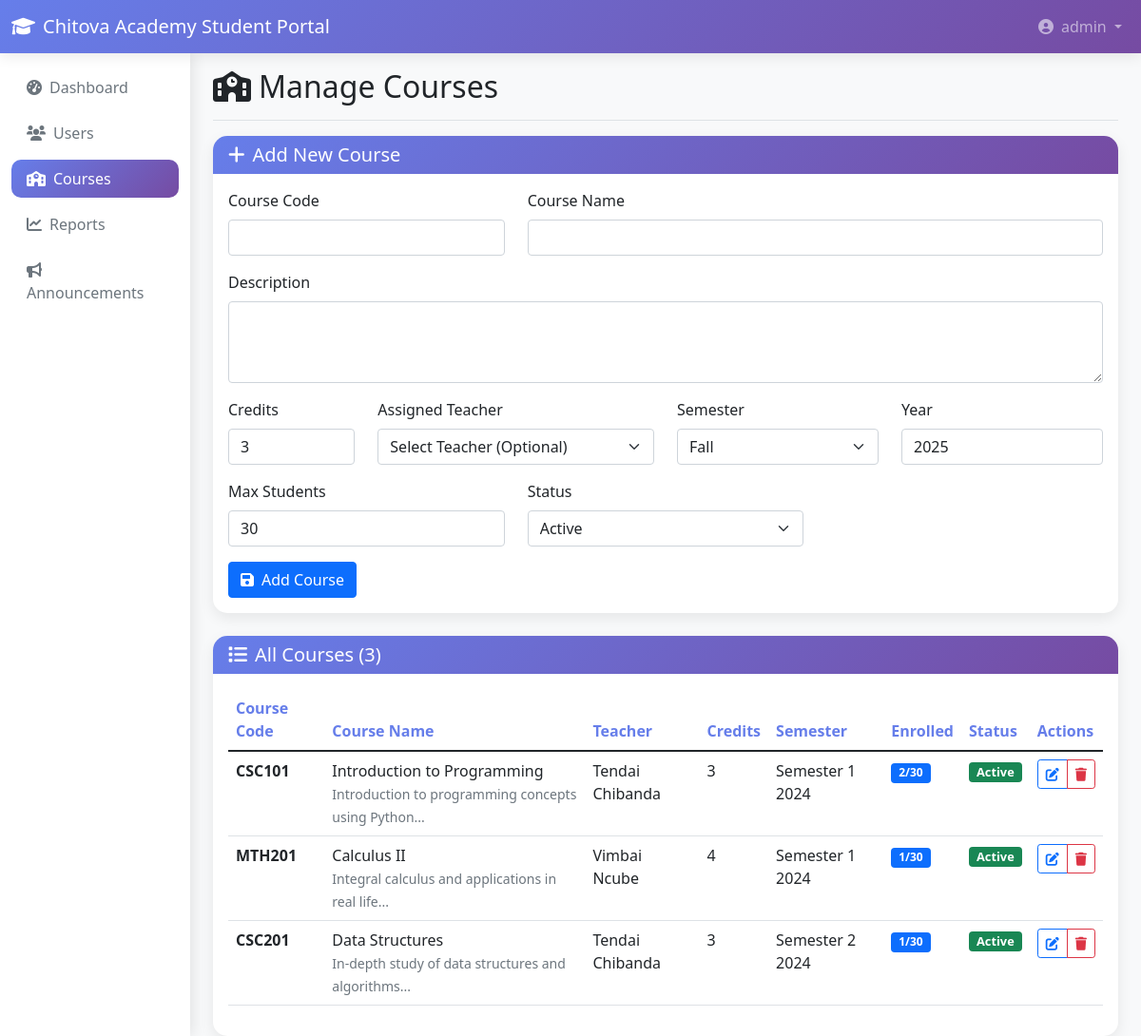
Page /manage-courses.php (signed in) on the committed database.
### tables this page shows
CREATE TABLE IF NOT EXISTS courses (
    id INT PRIMARY KEY AUTO_INCREMENT,
    course_code VARCHAR(20) UNIQUE NOT NULL,
    course_name VARCHAR(100) NOT NULL,
    description TEXT,
    credits INT NOT NULL DEFAULT 3,
    teacher_id INT,
    semester VARCHAR(20) NOT NULL,
    year INT NOT NULL,
    max_students INT DEFAULT 30,
    status ENUM('active', 'inactive') DEFAULT 'active',
    FOREIGN KEY (teacher_id) REFERENCES teachers(id) ON DELETE SET NULL
);

CREATE TABLE IF NOT EXISTS teachers (
    id INT PRIMARY KEY AUTO_INCREMENT,
    user_id INT NOT NULL,
    teacher_id VARCHAR(20) UNIQUE NOT NULL,
    first_name VARCHAR(50) NOT NULL,
    last_name VARCHAR(50) NOT NULL,
    department VARCHAR(100),
    phone VARCHAR(15),
    office_location VARCHAR(100),
    hire_date DATE NOT NULL,
    FOREIGN KEY (user_id) REFERENCES users(id) ON DELETE CASCADE
);

### manage-courses.php (the view, shortened to what this page needs)
<?php
require_once __DIR__ . '/../config.php';
$stmt = $pdo->prepare("
    SELECT c.*,
           t.first_name as teacher_first,
           t.last_name as teacher_last,
           COUNT(e.id) as enrolled_students
    FROM courses c
    LEFT JOIN teachers t ON c.teacher_id = t.id
    LEFT JOIN enrollments e ON (c.id = e.course_id AND e.status = 'enrolled')
    GROUP BY c.id
    ORDER BY c.year DESC, c.semester, c.course_code
");
$stmt->execute();
$courses = $stmt->fetchAll();
$editCourse = null;
?>
<!DOCTYPE html>
<html lang="en">
<head>
    <link href="https://cdn.jsdelivr.net/npm/bootstrap@5.1.3/dist/css/bootstrap.min.css" rel="stylesheet">
    <link href="https://cdnjs.cloudflare.com/ajax/libs/font-awesome/6.0.0/css/all.min.css" rel="stylesheet">
</head>
<body>
    <nav class="navbar navbar-expand-lg navbar-dark">
        <div class="container-fluid">
            <a class="navbar-brand" href="dashboard.php">
                <i class="fas fa-graduation-cap me-2"></i><?php echo APP_NAME; ?>
            </a>
            <div class="navbar-nav ms-auto">
                <div class="nav-item dropdown">
                    <a class="nav-link dropdown-toggle" href="#" id="navbarDropdown" role="button"
                       data-bs-toggle="dropdown" aria-expanded="false">
                        <i class="fas fa-user-circle me-2"></i><?php echo $_SESSION['username']; ?>
                    </a>
                </div>
            </div>
        </div>
    </nav>
    <div class="container-fluid">
        <div class="row">
            <nav class="col-md-2 sidebar">
                <div class="position-sticky pt-3">
                    <ul class="nav nav-pills flex-column mb-auto">
                        <li class="nav-item">
                            <a href="dashboard.php" class="nav-link">
                                <i class="fas fa-tachometer-alt me-2"></i>Dashboard
                            </a>
                        </li>
                        <li class="nav-item">
                            <a href="manage-users.php" class="nav-link">
                                <i class="fas fa-users me-2"></i>Users
                            </a>
                        </li>
                        <li class="nav-item">
                            <a href="manage-courses.php" class="nav-link active">
                                <i class="fas fa-school me-2"></i>Courses
                            </a>
                        </li>
                        <li class="nav-item">
                            <a href="reports.php" class="nav-link">
                                <i class="fas fa-chart-line me-2"></i>Reports
                            </a>
                        </li>
                        <li class="nav-item">
                            <a href="announcements.php" class="nav-link">
                                <i class="fas fa-bullhorn me-2"></i>Announcements
                            </a>
                        </li>
                    </ul>
                </div>
            </nav>
            <main class="col-md-10 ms-sm-auto px-md-4">
                <div class="pt-3 pb-2 mb-3 border-bottom">
                    <h1 class="h2">
                        <i class="fas fa-school me-2"></i>Manage Courses
                    </h1>
                </div>
                <div class="row mb-4">
                    <div class="col-12">
                        <div class="card dashboard-card">
                            <div class="card-header">
                                <h5 class="mb-0">
                                    <i class="fas fa-plus me-2"></i><?php echo $editCourse ? 'Edit Course' : 'Add New Course'; ?>
                                </h5>
                            </div>
                            <div class="card-body">
                                <form method="POST" action="">
                                    <div class="row">
                                        <div class="col-md-4 mb-3">
                                            <label for="course_code" class="form-label">Course Code</label>
                                            <input type="text" class="form-control" id="course_code" name="course_code"
                                                   value="<?php echo $editCourse ? $editCourse['course_code'] : ''; ?>" required>
                                        </div>
                                        <div class="col-md-8 mb-3">
                                            <label for="course_name" class="form-label">Course Name</label>
                                            <input type="text" class="form-control" id="course_name" name="course_name"
                                                   value="<?php echo $editCourse ? $editCourse['course_name'] : ''; ?>" required>
                                        </div>
                                    </div>
                                    <div class="mb-3">
                                        <label for="description" class="form-label">Description</label>
                                        <textarea class="form-control" id="description" name="description" rows="3"><?php echo $editCourse ? $editCourse['description'] : ''; ?></textarea>
                                    </div>
                                    <div class="row">
                                        <div class="col-md-2 mb-3">
                                            <label for="credits" class="form-label">Credits</label>
                                            <input type="number" class="form-control" id="credits" name="credits" min="1" max="6"
                                                   value="<?php echo $editCourse ? $editCourse['credits'] : '3'; ?>" required>
                                        </div>
                                        <div class="col-md-4 mb-3">
                                            <label for="teacher_id" class="form-label">Assigned Teacher</label>
                                            <select class="form-select" id="teacher_id" name="teacher_id">
                                                <option value="">Select Teacher (Optional)</option>
                                            </select>
                                        </div>
                                        <div class="col-md-3 mb-3">
                                            <label for="semester" class="form-label">Semester</label>
                                            <select class="form-select" id="semester" name="semester" required>
                                                <option value="Fall" <?php echo ($editCourse && $editCourse['semester'] == 'Fall') ? 'selected' : ''; ?>>Fall</option>
                                            </select>
                                        </div>
                                        <div class="col-md-3 mb-3">
                                            <label for="year" class="form-label">Year</label>
                                            <input type="number" class="form-control" id="year" name="year" min="2020" max="2030"
                                                   value="<?php echo $editCourse ? $editCourse['year'] : date('Y'); ?>" required>
                                        </div>
                                    </div>
                                    <div class="row">
                                        <div class="col-md-4 mb-3">
                                            <label for="max_students" class="form-label">Max Students</label>
                                            <input type="number" class="form-control" id="max_students" name="max_students" min="1" max="200"
                                                   value="<?php echo $editCourse ? $editCourse['max_students'] : '30'; ?>" required>
                                        </div>
                                        <div class="col-md-4 mb-3">
                                            <label for="status" class="form-label">Status</label>
                                            <select class="form-select" id="status" name="status" required>
                                                <option value="active" <?php echo ($editCourse && $editCourse['status'] == 'active') ? 'selected' : ''; ?>>Active</option>
                                            </select>
                                        </div>
                                    </div>
                                    <div class="d-flex gap-2">
                                        <button type="submit" class="btn btn-primary">
                                            <i class="fas fa-save me-2"></i><?php echo $editCourse ? 'Update Course' : 'Add Course'; ?>
                                        </button>
                                    </div>
                                </form>
                            </div>
                        </div>
                    </div>
                </div>
                <div class="row">
                    <div class="col-12">
                        <div class="card dashboard-card">
                            <div class="card-header d-flex justify-content-between align-items-center">
                                <h5 class="mb-0"><i class="fas fa-list me-2"></i>All Courses (<?php echo count($courses); ?>)</h5>
                            </div>
                            <div class="card-body">
                                <?php if (empty($courses)): ?>
                                    <p class="text-muted text-center py-4">No courses found.</p>
                                <?php else: ?>
                                    <div class="table-responsive">
                                        <table class="table table-hover">
                                            <thead>
                                                <tr>
                                                    <th>Course Code</th>
                                                    <th>Course Name</th>
                                                    <th>Teacher</th>
                                                    <th>Credits</th>
                                                    <th>Semester</th>
                                                    <th>Enrolled</th>
                                                    <th>Status</th>
                                                    <th>Actions</th>
                                                </tr>
                                            </thead>
                                            <tbody>
                                                <?php foreach ($courses as $course): ?>
                                                <tr>
                                                    <td><strong><?php echo $course['course_code']; ?></strong></td>
                                                    <td>
                                                        <?php echo $course['course_name']; ?>
                                                        <?php if ($course['description']): ?>
                                                            <br><small class="text-muted"><?php echo substr($course['description'], 0, 50) . '...'; ?></small>
                                                        <?php endif; ?>
                                                    </td>
                                                    <td>
                                                        <?php if ($course['teacher_first']): ?>
                                                            <?php echo $course['teacher_first'] . ' ' . $course['teacher_last']; ?>
                                                        <?php else: ?>
                                                            <span class="text-muted">Not assigned</span>
                                                        <?php endif; ?>
                                                    </td>
                                                    <td><?php echo $course['credits']; ?></td>
                                                    <td><?php echo $course['semester'] . ' ' . $course['year']; ?></td>
                                                    <td>
                                                        <span class="badge bg-primary">
                                                            <?php echo $course['enrolled_students']; ?>/<?php echo $course['max_students']; ?>
                                                        </span>
                                                    </td>
                                                    <td>
                                                        <span class="badge status-badge <?php echo $course['status'] === 'active' ? 'bg-success' : 'bg-secondary'; ?>">
                                                            <?php echo ucfirst($course['status']); ?>
                                                        </span>
                                                    </td>
                                                    <td>
                                                        <div class="btn-group btn-group-sm" role="group">
                                                            <a href="manage-courses.php?edit=<?php echo $course['id']; ?>"
                                                               class="btn btn-outline-primary btn-sm">
                                                                <i class="fas fa-edit"></i>
                                                            </a>
                                                            <button type="button" class="btn btn-outline-danger btn-sm"
                                                                    onclick="deleteCourse(<?php echo $course['id']; ?>, '<?php echo addslashes($course['course_name']); ?>')">
                                                                <i class="fas fa-trash"></i>
                                                            </button>
                                                        </div>
                                                    </td>
                                                </tr>
                                                <?php endforeach; ?>
                                            </tbody>
                                        </table>
                                    </div>
                                <?php endif; ?>
                            </div>
                        </div>
                    </div>
                </div>
            </main>
        </div>
    </div>
</body>
</html>

### manage-courses.php (style rules this page uses)
:root { --primary-color: #667eea; --secondary-color: #764ba2; }
body { background-color: #f8f9fa; }
.navbar { background: linear-gradient(135deg, var(--primary-color) 0%, var(--secondary-color) 100%); box-shadow: 0 2px 15px rgba(0, 0, 0, 0.1); }
.dashboard-card { border: none; border-radius: 15px; box-shadow: 0 5px 15px rgba(0, 0, 0, 0.08); transition: transform 0.3s ease; }
.card-header { background: linear-gradient(135deg, var(--primary-color) 0%, var(--secondary-color) 100%); color: white; border-radius: 15px 15px 0 0 !important; border: none; }
.sidebar { background: white; min-height: calc(100vh - 76px); box-shadow: 2px 0 15px rgba(0, 0, 0, 0.1); }
.nav-pills .nav-link { color: #6c757d; margin-bottom: 0.5rem; border-radius: 10px; }
.nav-pills .nav-link.active { background: linear-gradient(135deg, var(--primary-color) 0%, var(--secondary-color) 100%); }
.status-badge { font-size: 0.8rem; padding: 0.25rem 0.5rem; }
.table th { border-top: none; font-weight: 600; color: var(--primary-color); }

### rows in the picture
courses: course_code "CSC101", course_name "Introduction to Programming", description "Introduction to programming concepts using Python", teacher.first_name "Tendai", teacher.last_name "Chibanda", credits "3", semester "Semester 1", year "2024", enrolled_students "2", max_students "30", status "Active"
courses: course_code "MTH201", course_name "Calculus II", description "Integral calculus and applications in real life", teacher.first_name "Vimbai", teacher.last_name "Ncube", credits "4", semester "Semester 1", year "2024", enrolled_students "1", max_students "30", status "Active"
courses: course_code "CSC201", course_name "Data Structures", description "In-depth study of data structures and algorithms", teacher.first_name "Tendai", teacher.last_name "Chibanda", credits "3", semester "Semester 2", year "2024", enrolled_students "1", max_students "30", status "Active"

### other values in the picture
APP_NAME "Chitova Academy Student Portal"
$_SESSION['username'] "admin"
count($courses) "3"
